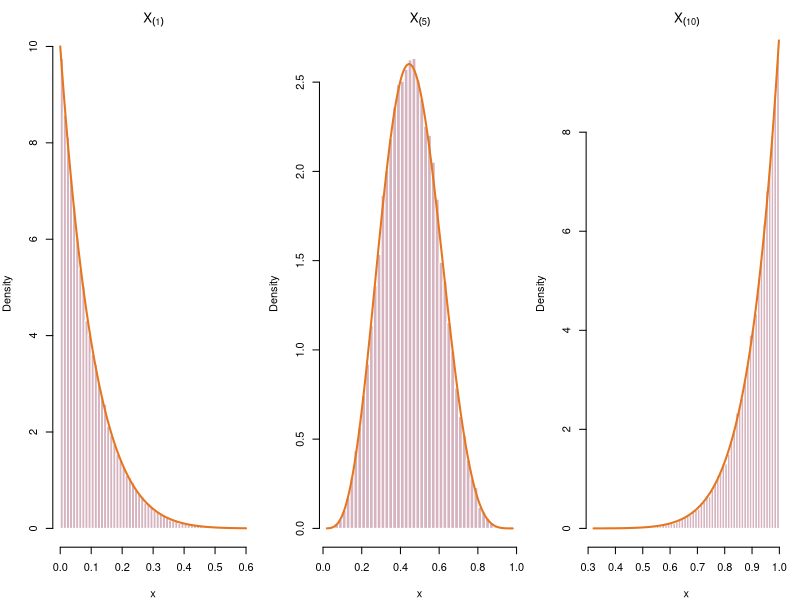
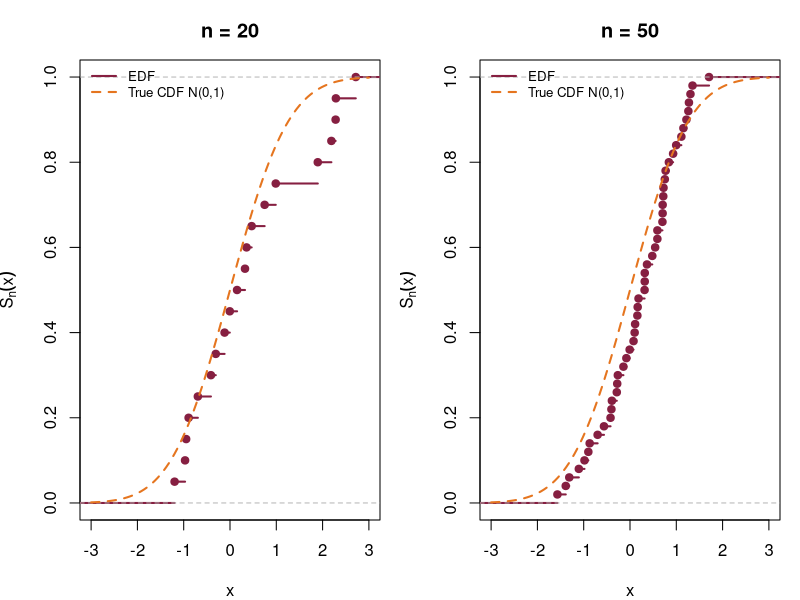
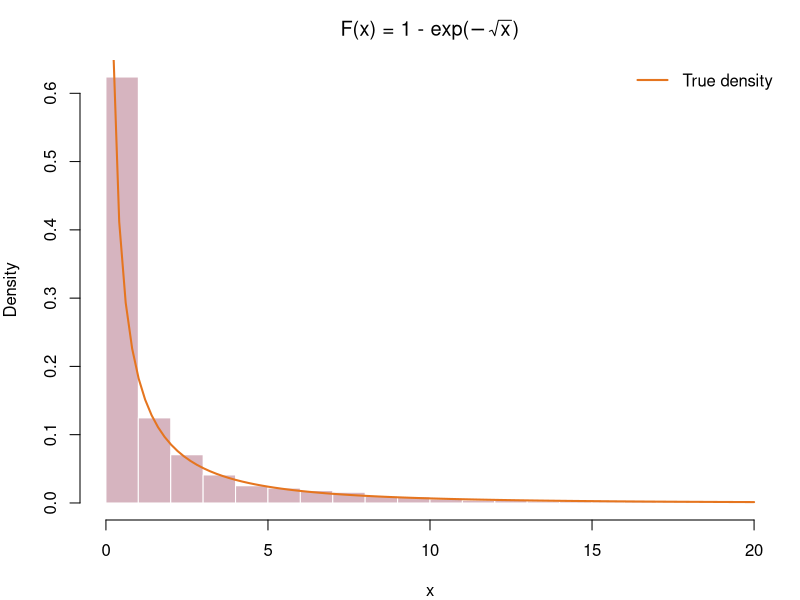
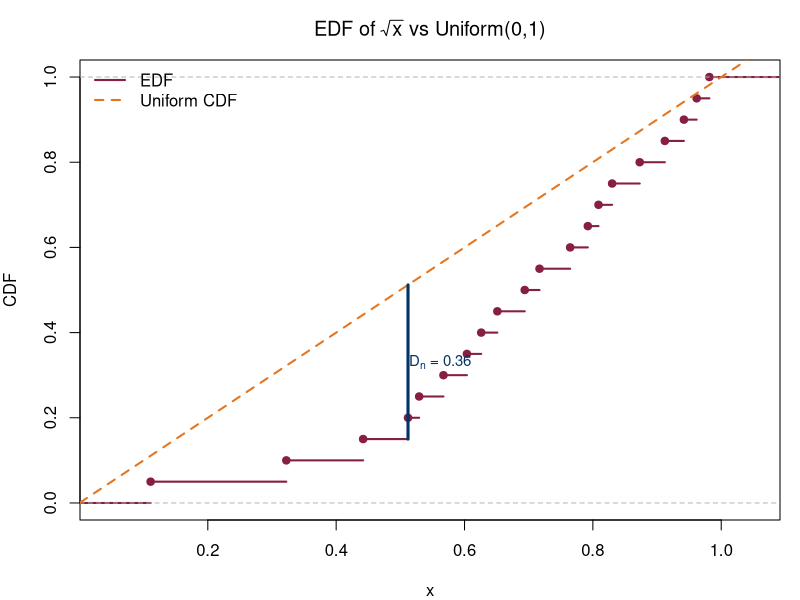
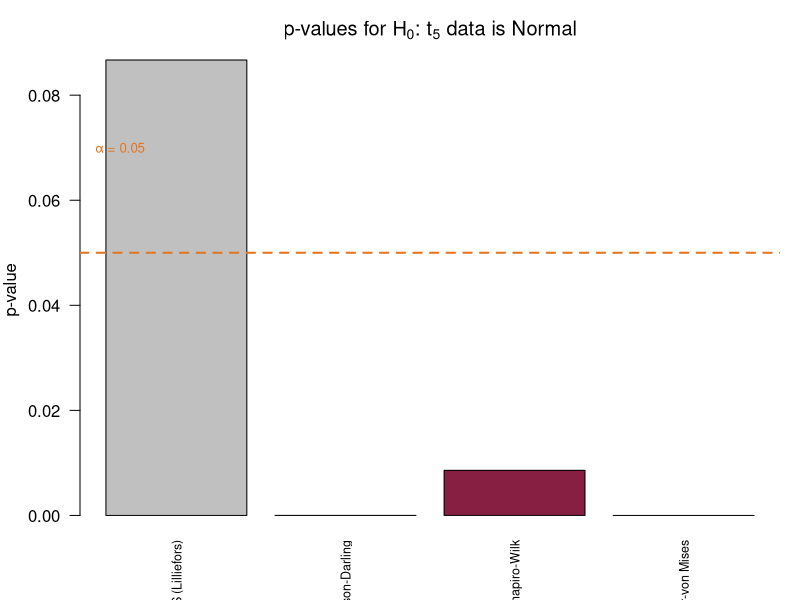

These charts were generated, in order, by the following R code:
## ---- chunk 1
knitr::opts_chunk$set(fig.align = "center")
library(knitr)
library(kableExtra)
## ---- chunk 2
#| fig-height: 3.5
#| code-fold: true
set.seed(42); n <- 10; B <- 50000
sims <- replicate(B, sort(runif(n)))

par(mfrow = c(1, 3), mar = c(4, 4, 3, 1))
hist(sims[1,],  breaks=50, freq=FALSE, col="#861F4155", border="white",
     main=expression(X[(1)]), xlab="x")
curve(dbeta(x,1,n), add=TRUE, col="#E5751F", lwd=2)

hist(sims[5,],  breaks=50, freq=FALSE, col="#861F4155", border="white",
     main=expression(X[(5)]), xlab="x")
curve(dbeta(x,5,6), add=TRUE, col="#E5751F", lwd=2)

hist(sims[10,], breaks=50, freq=FALSE, col="#861F4155", border="white",
     main=expression(X[(10)]), xlab="x")
curve(dbeta(x,n,1), add=TRUE, col="#E5751F", lwd=2)
par(mfrow=c(1,1))
## ---- chunk 3
#| fig-height: 3.5
#| code-fold: true
set.seed(7)
par(mfrow=c(1,2))
for(n in c(20,50)){
  x <- rnorm(n)
  plot(ecdf(x), main=paste0("n = ", n), xlab="x",
       ylab=expression(S[n](x)), col="#861F41", lwd=2, xlim=c(-3,3))
  curve(pnorm(x), add=TRUE, col="#E5751F", lwd=2, lty=2)
  legend("topleft", c("EDF","True CDF N(0,1)"),
         col=c("#861F41","#E5751F"), lwd=2, lty=c(1,2), bty="n", cex=0.8)
}
par(mfrow=c(1,1))
## ---- chunk 4
#| fig-height: 3.2
#| code-fold: true
set.seed(42)
U <- runif(5000)
X <- (log(1/(1-U)))^2
f_true <- function(x) (1/(2*sqrt(x))) * exp(-sqrt(x))

hist(X, breaks=80, freq=FALSE, col="#861F4155", border="white",
     main=expression("F(x) = 1 - exp("*-sqrt(x)*")"),
     xlab="x", xlim=c(0,20))
curve(f_true(x), from=0.01, to=20, add=TRUE, col="#E5751F", lwd=2)
legend("topright","True density", col="#E5751F", lwd=2, bty="n")
## ---- chunk 5
x_obs <- c(0.0123, 0.1039, 0.1954, 0.2621, 0.2802,
           0.3217, 0.3645, 0.3919, 0.4240, 0.4814,
           0.5139, 0.5846, 0.6275, 0.6541, 0.6889,
           0.7621, 0.8320, 0.8871, 0.9249, 0.9634)
y <- sqrt(x_obs)
ks.test(y, "punif")
## ---- chunk 6
#| fig-height: 3.5
#| code-fold: true
x_obs <- c(0.0123,0.1039,0.1954,0.2621,0.2802,0.3217,0.3645,
           0.3919,0.4240,0.4814,0.5139,0.5846,0.6275,0.6541,
           0.6889,0.7621,0.8320,0.8871,0.9249,0.9634)
y <- sqrt(x_obs)

plot(ecdf(y), col="#861F41", lwd=2,
     main=expression("EDF of"~sqrt(x)~"vs Uniform(0,1)"),
     xlab="x", ylab="CDF")
abline(0, 1, col="#E5751F", lwd=2, lty=2)

# Mark the maximum gap
i_max <- which.max(abs((1:20)/20 - y))
segments(y[i_max], (i_max-1)/20, y[i_max], y[i_max],
         col="#003366", lwd=3)
text(y[i_max]+0.05, ((i_max-1)/20 + y[i_max])/2,
     expression(D[n]~"= 0.36"), col="#003366", cex=0.9)

legend("topleft", c("EDF","Uniform CDF"),
       col=c("#861F41","#E5751F"), lwd=2, lty=c(1,2), bty="n")
## ---- chunk 7
if (!requireNamespace("nortest", quietly=TRUE)) install.packages("nortest")
library(nortest)

iq <- c(114, 81, 87, 114, 113, 87, 111, 89, 93, 108,
        99, 93, 100, 95, 93, 95, 106, 108)

# (a) Lilliefors
lillie.test(iq)

# (b) KS with specified parameters
ks.test(iq, "pnorm", mean=100, sd=10)
## ---- chunk 8
library(nortest)
ad.test(rnorm(20))   # Anderson-Darling normality test
## ---- chunk 9
library(goftest)
cvm.test(rnorm(20), "pnorm")
## ---- chunk 10
shapiro.test(rnorm(20))
## ---- chunk 11
#| code-fold: true
#| fig-height: 3.5
library(nortest)
set.seed(42)
x_t5 <- rt(50, df = 5)

results <- data.frame(
  Test = c("KS (Lilliefors)", "Anderson-Darling", "Shapiro-Wilk", "Cramér-von Mises"),
  p_value = c(
    lillie.test(x_t5)$p.value,
    ad.test(x_t5)$p.value,
    shapiro.test(x_t5)$p.value,
    cvm.test(x_t5)$p.value        # corrected version from nortest
  )
)

barplot(results$p_value, names.arg = results$Test,
        col = ifelse(results$p_value < 0.05, "#861F41", "#C0C0C0"),
        main = expression("p-values for H"[0]*": t"[5]*" data is Normal"),
        ylab = "p-value", las = 2, cex.names = 0.75)
abline(h = 0.05, col = "#E5751F", lwd = 2, lty = 2)
text(0.3, 0.07, "α = 0.05", col = "#E5751F", cex = 0.8)
## ---- chunk 12
library(nortest)

run_tests <- function(n, df = 5, B = 1000) {
  # Simulate rejection rates at alpha = 0.05
  rejections <- replicate(B, {
    x <- rt(n, df = df)
    c(
      lillie.test(x)$p.value   < 0.05,
      ad.test(x)$p.value       < 0.05,
      shapiro.test(x)$p.value  < 0.05,
      cvm.test(x)$p.value      < 0.05
    )
  })
  rowMeans(rejections)
}
ns <- c(20, 50, 100, 200, 500)
power_mat <- sapply(ns, run_tests)
rownames(power_mat) <- c("Lilliefors", "Anderson-Darling", "Shapiro-Wilk", "CvM")
colnames(power_mat) <- paste0("n=", ns)
round(power_mat, 3) %>%  kable()
